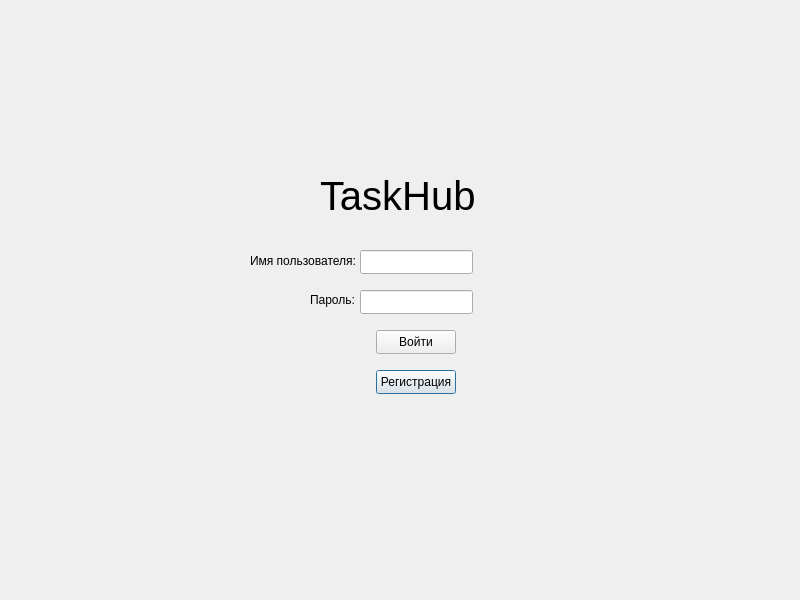
<?xml version="1.0" encoding="UTF-8"?>
<ui version="4.0">
 <class>Dialog</class>
 <widget class="QDialog" name="Dialog">
  <property name="geometry">
   <rect>
    <x>0</x>
    <y>0</y>
    <width>800</width>
    <height>600</height>
   </rect>
  </property>
  <property name="windowTitle">
   <string>TaskHub</string>
  </property>
  <widget class="QLabel" name="label">
   <property name="geometry">
    <rect>
     <x>250</x>
     <y>253</y>
     <width>111</width>
     <height>16</height>
    </rect>
   </property>
   <property name="text">
    <string>Имя пользователя:</string>
   </property>
  </widget>
  <widget class="QLabel" name="label_2">
   <property name="geometry">
    <rect>
     <x>310</x>
     <y>292</y>
     <width>49</width>
     <height>16</height>
    </rect>
   </property>
   <property name="text">
    <string>Пароль:</string>
   </property>
  </widget>
  <widget class="QPushButton" name="pushButtonRegister">
   <property name="geometry">
    <rect>
     <x>376</x>
     <y>370</y>
     <width>80</width>
     <height>24</height>
    </rect>
   </property>
   <property name="text">
    <string>Регистрация</string>
   </property>
  </widget>
  <widget class="QLineEdit" name="lineEditUsername">
   <property name="geometry">
    <rect>
     <x>360</x>
     <y>250</y>
     <width>113</width>
     <height>24</height>
    </rect>
   </property>
  </widget>
  <widget class="QLineEdit" name="lineEditPassword">
   <property name="geometry">
    <rect>
     <x>360</x>
     <y>290</y>
     <width>113</width>
     <height>24</height>
    </rect>
   </property>
  </widget>
  <widget class="QPushButton" name="pushButtonLogin">
   <property name="geometry">
    <rect>
     <x>376</x>
     <y>330</y>
     <width>80</width>
     <height>24</height>
    </rect>
   </property>
   <property name="text">
    <string>Войти</string>
   </property>
  </widget>
  <widget class="QLabel" name="label_3">
   <property name="geometry">
    <rect>
     <x>320</x>
     <y>160</y>
     <width>171</width>
     <height>71</height>
    </rect>
   </property>
   <property name="font">
    <font>
     <pointsize>30</pointsize>
    </font>
   </property>
   <property name="text">
    <string>TaskHub</string>
   </property>
  </widget>
  <zorder>label_3</zorder>
  <zorder>label</zorder>
  <zorder>label_2</zorder>
  <zorder>pushButtonRegister</zorder>
  <zorder>lineEditUsername</zorder>
  <zorder>lineEditPassword</zorder>
  <zorder>pushButtonLogin</zorder>
 </widget>
 <resources/>
 <connections/>
</ui>
